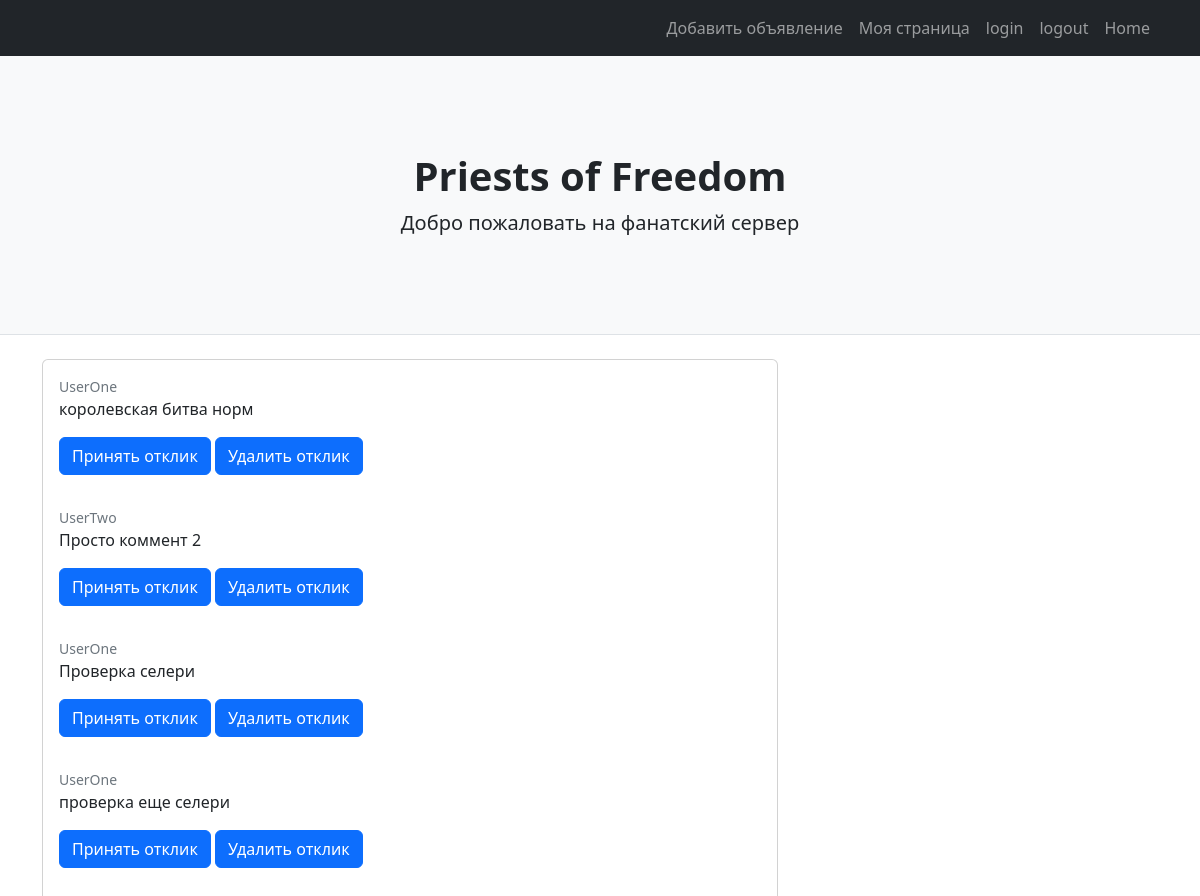
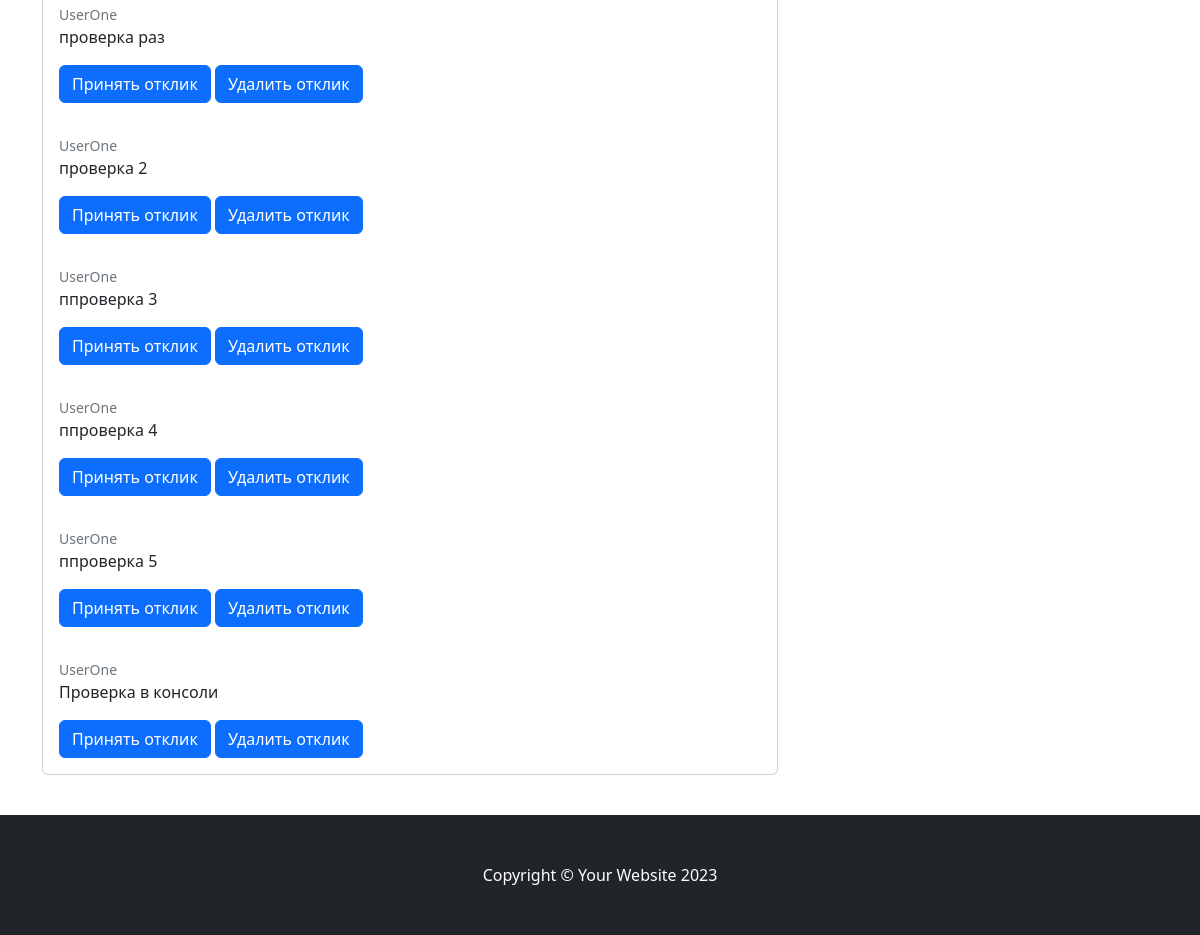
The app's page /announce/2 with its own data (2 pictures, top to bottom).
### boa_app/models.py (models this page shows, shortened)
class Response(models.Model):
    content = models.TextField()
    author = models.ForeignKey(User, on_delete=models.CASCADE)
    announce = models.ForeignKey(Announce, on_delete=models.CASCADE)
    accepted = models.BooleanField(default=False)

### boa_app/views.py (the view)
# urls.py: path('announce/<int:pk>', ResponsesList.as_view(), name='responses_list'),
class ResponsesList (ListView, LoginRequiredMixin):
    raise_exception = True
    model = Response
    template_name = 'responselist.html'
    context_object_name = 'responselist'
    ordering = 'id'
    def get_context_data(self, **kwargs):
        context = super().get_context_data(**kwargs)
        announce = get_object_or_404(Announce, id=self.kwargs['pk'])
        context['responses'] = announce.response_set.all()
        return context

### templates/responselist.html (shortened to what this page needs)
{% extends 'flatpages/default.html' %}
{% block content %}
        <div class="card mb-4">
            {% for response in responses %}
                <div class="card-body">
                    <div class="small text-muted">{{ response.author.username }}</div>
                    <p class="card-text">{{ response.content }}</p>
                    <a class="btn btn-primary" href="{% url 'response_accept' pk=response.id %}">Принять отклик</a>
                    <a class="btn btn-primary" href="{% url 'response_delete' pk=response.id %}">Удалить отклик</a>
                </div>
            {% empty %}
                <h2 class="card-title">нет откликов</h2>
            {% endfor %}
        </div>
{% endblock content %}

### templates/flatpages/default.html (shortened to what this page needs)
<!DOCTYPE html>
<html lang="en">
    <head>
        {% load static %}
        <link href="{% static 'css/styles.css' %}" rel="stylesheet" />
    </head>
    <body>
        <nav class="navbar navbar-expand-lg navbar-dark bg-dark">
            <div class="container">
                <div class="collapse navbar-collapse" id="navbarSupportedContent">
                    <ul class="navbar-nav ms-auto mb-2 mb-lg-0">
                        <li class="nav-item"><a class="nav-link" href="{% url 'announce_create' %}">Добавить объявление</a></li>
                        <li class="nav-item"><a class="nav-link" href="/myannounces">Моя страница</a></li>
                        <li class="nav-item"><a class="nav-link" href="/accounts/login">login</a></li>
                        <li class="nav-item"><a class="nav-link" href="/accounts/logout">logout</a></li>
                        <li class="nav-item"><a class="nav-link" aria-current="page" href="/">Home</a></li>
                    </ul>
                </div>
            </div>
        </nav>
        <header class="py-5 bg-light border-bottom mb-4">
            <div class="container">
                <div class="text-center my-5">
                    <h1 class="fw-bolder">Priests of Freedom</h1>
                    <p class="lead mb-0">Добро пожаловать на фанатский сервер</p>
                </div>
            </div>
        </header>
        <div class="container">
            <div class="row">
                <div class="col-lg-8">
                        {% block content %}
                        {% endblock content %}
                </div>
            </div>
        </div>
        <footer class="py-5 bg-dark">
            <div class="container"><p class="m-0 text-center text-white">Copyright &copy; Your Website 2023</p></div>
        </footer>
    </body>
</html>

### records on screen
Response: author.username "UserOne", content "королевская битва норм"
Response: author.username "UserTwo", content "Просто коммент 2"
Response: author.username "UserOne", content "Проверка селери"
Response: author.username "UserOne", content "проверка еще селери"
Response: author.username "UserOne", content "проверка раз"
Response: author.username "UserOne", content "проверка 2"
Response: author.username "UserOne", content "ппроверка 3"
Response: author.username "UserOne", content "ппроверка 4"
Response: author.username "UserOne", content "ппроверка 5"
Response: author.username "UserOne", content "Проверка в консоли"
